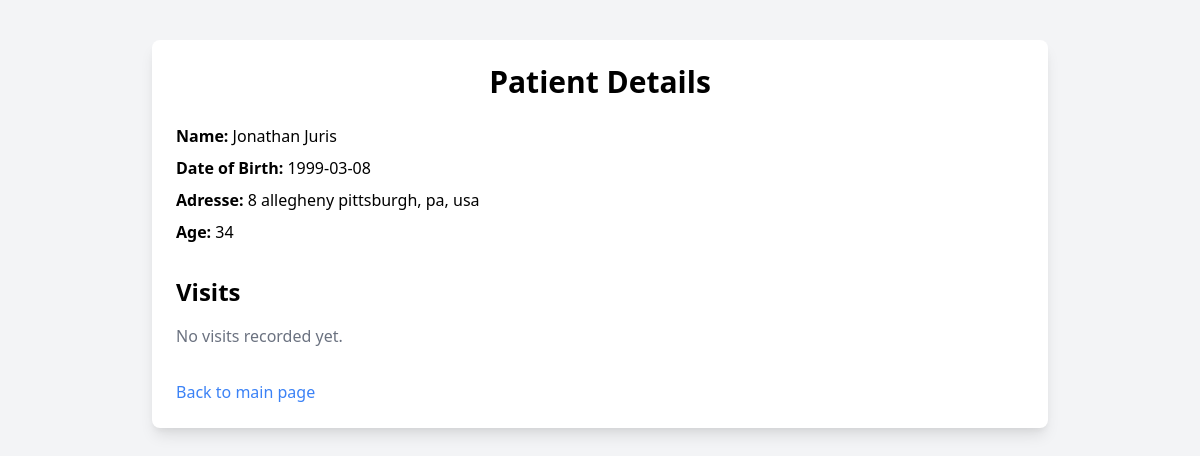
/patient/2 (signed in), run on an earlier commit of the app's database.
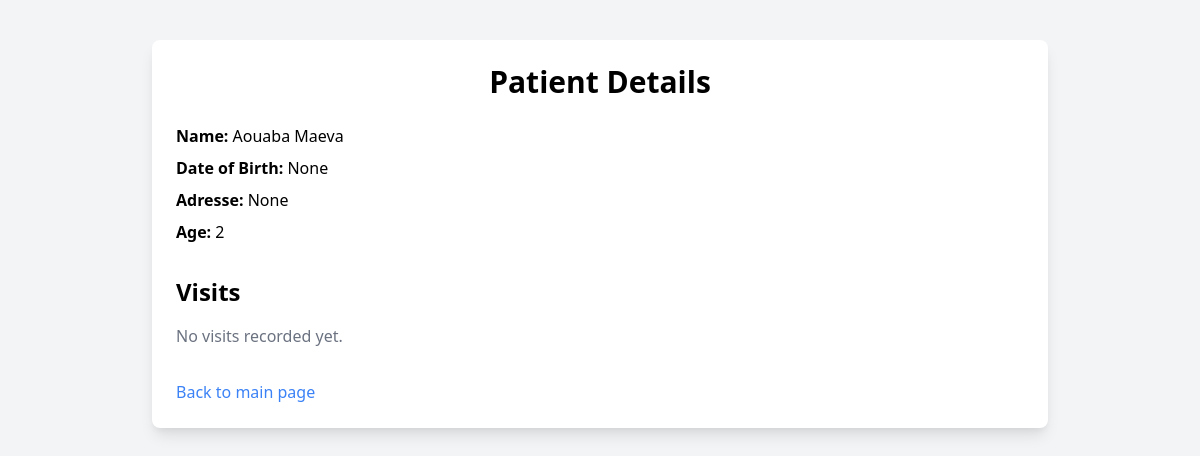
And on a later commit of the database.
### tables this page shows
CREATE TABLE patients (
            name TEXT,
            date_of_birth TEXT,
            adresse TEXT,
            age INTEGER,
            date_de_naissance TEXT,
            poids REAL,
            taille REAL,
            tension_arterielle TEXT,
            temperature REAL,
            hypothese_de_diagnostique TEXT,
            bilan TEXT,
            ordonnance TEXT
        , temps_de_la_visite DATETIME, created_at DATE, signature TEXT, resultat_bilan TEXT, renseignements_clinique TEXT);

### app.py (the view)
@app.route('/patient/<int:patient_id>')
@login_required
def patient_detail(patient_id):
    conn = get_db_connection()
    patient = conn.execute('SELECT rowid, * FROM patients WHERE rowid = ?', (patient_id,)).fetchone()
    visits = conn.execute('SELECT * FROM visits WHERE patient_id = ?', (patient_id,)).fetchall()
    conn.close()
    return render_template('patient.html', patient=patient, visits=visits) if patient else ("Patient not found", 404)

### app.py (called while the page is built)
def get_db_connection():
    conn = sqlite3.connect(DATABASE)
    conn.row_factory = sqlite3.Row
    return conn

def login_required(f):
    @wraps(f)
    def decorated_function(*args, **kwargs):
        if not session.get('logged_in'):
            return redirect(url_for('login'))
        return f(*args, **kwargs)
    return decorated_function

### templates/patient.html (shortened to what this page needs)
<!DOCTYPE html>
<html lang="en">
<head>
  <link href="https://cdn.jsdelivr.net/npm/tailwindcss@2.2.19/dist/tailwind.min.css" rel="stylesheet">
</head>
<body class="bg-gray-100 min-h-screen flex flex-col items-center">
  <div class="w-full max-w-4xl p-6 bg-white shadow-lg rounded-lg mt-10">
    <h1 class="text-3xl font-bold text-center mb-6">Patient Details</h1>
    <div class="space-y-2">
      <p><strong>Name:</strong> {{ patient['name'] }}</p>
      <p><strong>Date of Birth:</strong> {{ patient['date_of_birth'] }}</p>
      <p><strong>Adresse:</strong> {{ patient['adresse'] }}</p>
      <p><strong>Age:</strong> {{ patient['age'] }}</p>
    </div>
    <h2 class="text-2xl font-bold mt-8 mb-4">Visits</h2>
    {% if visits %}
      <ul class="space-y-2">
      {% for visit in visits %}
        <li class="bg-gray-100 p-3 rounded">{{ visit['visit_date'] }}: {{ visit['notes'] }}</li>
      {% endfor %}
      </ul>
    {% else %}
      <p class="text-gray-500">No visits recorded yet.</p>
    {% endif %}
    <a href="/" class="inline-block mt-8 text-blue-500 hover:underline">Back to main page</a>
  </div>
</body>
</html>

What changed in the data, as far as the page shows it:
changed patients: name "Jonathan Juris" → "Aouaba Maeva"; age "34" → "2"; date_of_birth "1999-03-08" → (not shown); adresse "8 allegheny pittsburgh, pa, usa" → (not shown)
Also different on the page:
{{ patient['date_of_birth'] }}: (not shown) → "None"
{{ patient['adresse'] }}: (not shown) → "None"
